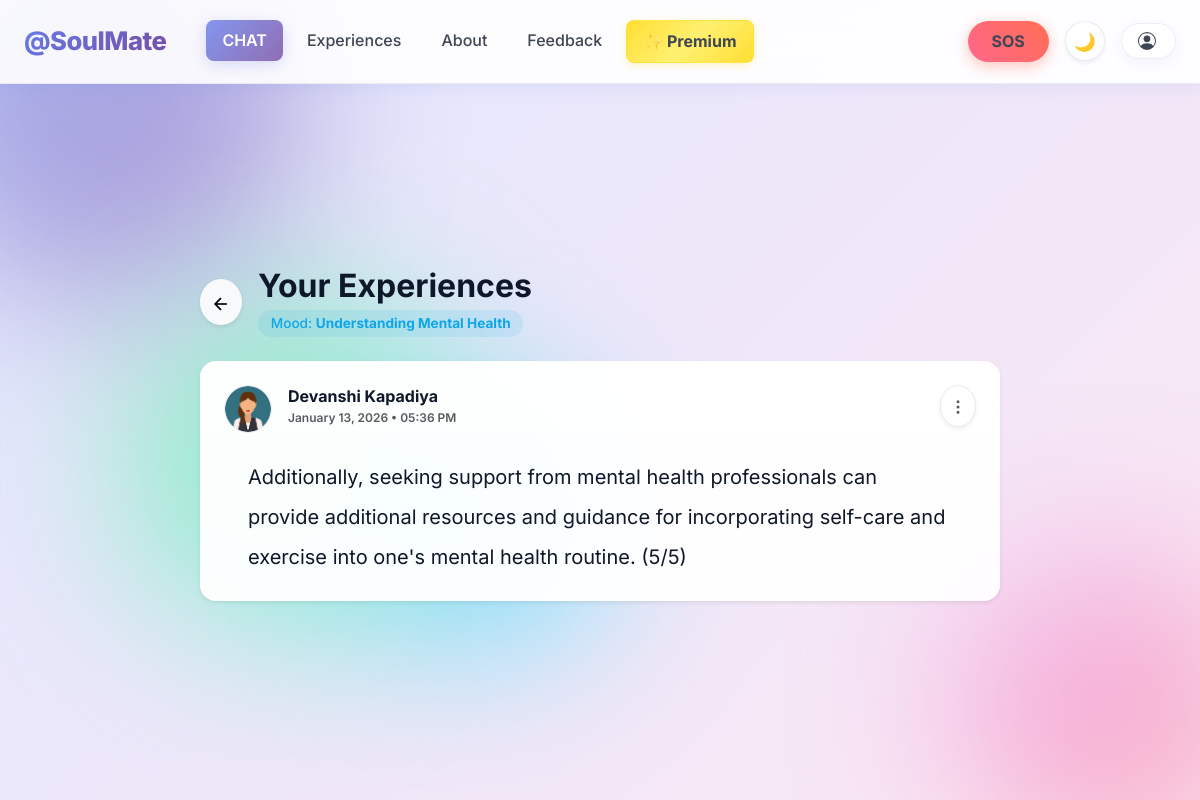
Screenshot of /journal/1 (signed in) with the database file from the repository.
### ChatbotWebsite/models.py (models this page shows, shortened)
class Journal(db.Model):
    id = db.Column(db.Integer, primary_key=True)
    timestamp = db.Column(db.DateTime, nullable=False, default=datetime.now)
    mood = db.Column(db.String(30), nullable=False)
    content = db.Column(db.String(3000), nullable=False)
    user_id = db.Column(db.Integer, db.ForeignKey(
        'user.id'), nullable=False)  # Foreign key to User Class

class User(db.Model, UserMixin):
    id = db.Column(db.Integer, primary_key=True)
    username = db.Column(db.String(20), unique=True, nullable=False)
    email = db.Column(db.String(120), unique=True, nullable=False)
    password = db.Column(db.String(60), nullable=False)
    profile_image = db.Column(
        db.String(20), nullable=False, default='default.jpg')
    is_admin = db.Column(db.Boolean, nullable=False, default=False)
    messages = db.relationship('ChatMessage', backref='user', lazy=True)
    journals = db.relationship('Journal', backref='user', lazy=True)
    feedbacks = db.relationship('Feedback', backref='user', lazy=True)

### ChatbotWebsite/journal/routes.py (the view)
@journals.route("/journal/<int:journal_id>")
@login_required
def journal(journal_id):
    journal = Journal.query.get_or_404(journal_id)  # Get journal from database
    if (
        journal.user != current_user
    ):  # If journal does not belong to current user, abort
        abort(403)
    return render_template(
        "journal.html", title="Journal #" + str(journal.id), journal=journal
    )

### ChatbotWebsite/models.py (called while the page is built)
@login_manager.user_loader
def load_user(user_id):
    return User.query.get(int(user_id))

### ChatbotWebsite/templates/journal.html (shortened to what this page needs)
{% extends 'layout.html' %}
{% block content %}
<div class="container py-5 d-flex align-items-center justify-content-center" style="min-height: calc(100vh - 100px);">
  <div class="w-100" style="max-width: 800px;">
    <div class="d-flex align-items-center mb-4">
      <a href="{{ url_for('journals.all_journals') }}" class="btn btn-light rounded-circle shadow-sm me-3" style="padding: 10px;" aria-label="Back">
        <svg width="20" height="20" viewBox="0 0 24 24" fill="none" stroke="currentColor" stroke-width="2"><line x1="19" y1="12" x2="5" y2="12"></line><polyline points="12 19 5 12 12 5"></polyline></svg>
      </a>
      <div>
        <h2 class="fw-bold mb-1">Your Experiences</h2>
        <span class="badge rounded-pill fw-medium" style="background: rgba(14, 165, 233, 0.1); color: #0ea5e9; font-size: 0.85rem; padding: 0.4rem 0.8rem;">
          Mood: <span class="fw-bold">{{ journal.mood }}</span>
        </span>
      </div>
    </div>
    <div class="card border-0 rounded-4 shadow-sm" style="background: var(--card-bg);">
      <div class="card-header border-bottom-0 pb-0 pt-4 px-4 bg-transparent d-flex justify-content-between align-items-start">
        <div class="d-flex align-items-center">
          <img src="{{ url_for('static', filename='profile_images/' + current_user.profile_image) }}" alt="profile-avatar" class="rounded-circle me-3 border" style="width: 48px; height: 48px; object-fit: cover; border-color: var(--border-color) !important;">
          <div>
            <h6 class="fw-bold mb-0 lh-1">{{ journal.user.username }}</h6>
            <small class="text-muted" style="font-size: 0.75rem;">{{ journal.timestamp.strftime('%B %d, %Y • %I:%M %p') }}</small>
          </div>
        </div>
        <div class="dropdown">
          <button class="btn btn-light rounded-circle p-2 text-muted shadow-sm" type="button" id="dropdownMenuButton" data-bs-toggle="dropdown" aria-expanded="false" style="background: var(--input-bg); border-color: var(--border-color);">
            <svg width="18" height="18" viewBox="0 0 24 24" fill="none" stroke="currentColor" stroke-width="2"><circle cx="12" cy="12" r="1"/><circle cx="12" cy="5" r="1"/><circle cx="12" cy="19" r="1"/></svg>
          </button>
        </div>
      </div>
      <div class="card-body px-4 px-md-5 py-4">
        <p class="fs-5 lh-lg mb-0" style="color: var(--text-color); font-weight: 400; white-space: pre-wrap;">{{ journal.content }}</p>
      </div>
    </div>
  </div>
</div>
{% endblock content %}

### ChatbotWebsite/static/styles/layout.css (style rules this page uses)
:root { --primary-gradient: linear-gradient(135deg, #667eea 0%, #764ba2 100%); --secondary-gradient: linear-gradient(135deg, #f093fb 0%, #f5576c 100%); --calm-gradient: linear-gradient(135deg, #4facfe 0%, #00f2fe 100%); --warm-gradient: linear-gradient(135deg, #fa709a 0%, #fee140 100%); --nature-gradient: linear-gradient(135deg, #43e97b 0%, #38f9d7 100%); --pastel-blue: #667eea; --pastel-blue-light: #e0e7ff; --pastel-blue-dark: #5a67d8; --pastel-cream: #faf8f5; --pastel-lavender: #e9d5ff; --pastel-mint: #d1fae5; --pastel-peach: #ffe4d6; --pastel-rose: #fce7f3; --bg-color: #f8fafc; --text-color: #0f172a; --text-muted: #64748b; --navbar-bg: rgba(255, 255, 255, 0.9); --card-bg: rgba(255, 255, 255, 0.95); --border-color: rgba(226, 232, 240, 0.8); --hover-bg: rgba(241, 245, 249, 0.8); --input-bg: #ffffff; --modal-bg: #ffffff; --table-header-bg: #f8fafc; --table-border: #e2e8f0; --primary-glow: rgba(102, 126, 234, 0.3); --shadow-sm: 0 4px 15px rgba(102, 126, 234, 0.1); --shadow-md: 0 8px 32px rgba(31, 38, 135, 0.15); --shadow-glow: 0 0 30px rgba(102, 126, 234, 0.2); --alert-bg: #ffffff; --body-bg: linear-gradient(135deg, #e0e7ff 0%, #fce7f3 25%, #d1fae5 50%, #e0e7ff 75%, #fce7f3 100%); --body-bg-size: 400% 400%; --transition-fast: 0.2s ease; --transition-normal: 0.3s ease; --transition-slow: 0.5s ease; --bs-body-color: var(--text-color); --bs-body-bg: var(--bg-color); --bs-tertiary-bg: var(--input-bg); --bs-secondary-bg: var(--hover-bg); --bs-border-color: var(--border-color); --bs-primary: #667eea; --bs-primary-rgb: 102, 126, 234; }
body { font-family: 'Inter', system-ui, -apple-system, sans-serif; background: var(--body-bg); background-size: var(--body-bg-size); background-attachment: fixed; animation: gradientShift 15s ease infinite; color: var(--text-color); transition: all var(--transition-normal); line-height: 1.6; min-height: 100vh; overflow-x: hidden; }
.card { background-color: var(--card-bg) !important; color: var(--text-color) !important; border-color: var(--border-color) !important; box-shadow: var(--shadow-sm); transition: all 0.3s ease; }
.card-header { background-color: var(--card-bg) !important; border-bottom-color: var(--border-color) !important; }
.btn { font-family: 'Inter', sans-serif; letter-spacing: 0.3px; transition: all 0.2s ease; }
a { color: #0ea5e9; text-decoration: none; transition: color 0.2s ease; }
.card { background-color: var(--card-bg) !important; color: var(--text-color) !important; border-color: var(--border-color) !important; box-shadow: var(--shadow-sm); transition: all var(--transition-normal); backdrop-filter: blur(10px); border-radius: 20px; overflow: hidden; }
.card-header { background-color: rgba(255, 255, 255, 0.5) !important; border-bottom-color: var(--border-color) !important; font-weight: 600; }

### rows the page displays
Journal: mood "Understanding Mental Health", timestamp "January 13, 2026 • 05:36 PM", content "Additionally, seeking support from mental health professionals can provide additional resources and guidance for incorporating self-care and exercise into one's mental health routine. (5/5)"
User: profile_image (picture), user.username "Devanshi Kapadiya"
